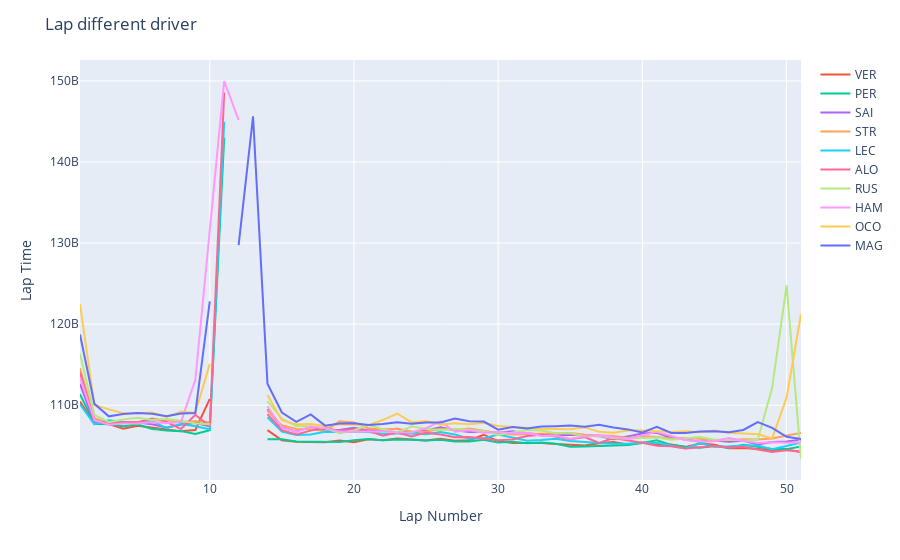

Notebook code cell kept with this figure:
### Code cell
import plotly.express as px

# Plot con Plotly Express
fig = px.line()
min_mean_columns = column_means.nsmallest(10).index
# Aggiungere tracciati al grafico
for driver in min_mean_columns:
    fig.add_scatter(x=race.laps[race.laps.Driver == driver]['LapNumber'], y=race.laps[race.laps.Driver == driver]['LapTime'], mode='lines', name=driver)

# Aggiungere titolo e label agli assi
fig.update_layout(title='Lap different driver', xaxis_title='Lap Number', yaxis_title='Lap Time')

# Mostrare il grafico
fig.show()
